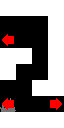

This game map was drawn from its Tiled (.tmx) file and the tilesets committed beside it. A one-line description and the full map source follow:
An orthogonal 4x8 tile map with 16x16 px tiles, 2 tile layers (Tile Layer 1, Tile Layer 2).

<map version="1.10" tiledversion="1.11.2" orientation="orthogonal" renderorder="right-up" width="4" height="8" tilewidth="16" tileheight="16" infinite="0" nextlayerid="4" nextobjectid="4">
 <tileset firstgid="1" source="../../tiletypes.tsx" />
 <layer id="1" name="Tile Layer 1" width="4" height="8">
  <data encoding="csv">
1,1,1,1,
0,0,0,1,
0,0,0,1,
1,1,0,1,
1,0,0,1,
0,0,1,1,
19,0,0,0,
1,1,1,1
</data>
 </layer>
 <layer id="2" name="Tile Layer 2" width="4" height="8">
  <data encoding="csv">
0,0,0,0,
0,0,0,0,
10,0,0,0,
0,0,0,0,
0,0,0,0,
0,0,0,0,
10,0,0,9,
0,0,0,0
</data>
 </layer>
</map>
